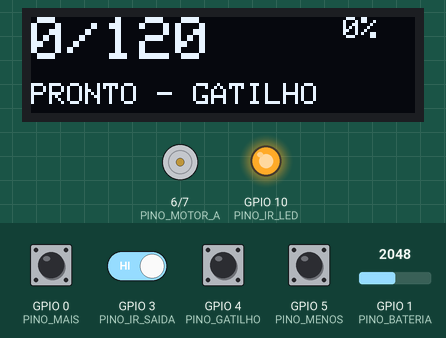
Bench run of a sketch on a simulated ESP32-C3. Parts: 128×32 one-colour display, motor-driver pin pairs drawn as motors (green arrow = first pin HIGH = forward, orange = second pin HIGH = backward, longer = more drive), output pins drawn as LEDs (lit = HIGH). Inputs (shaded band) come from the test bench; at power-on: GPIO 0 (PINO_MAIS), GPIO 3 (PINO_IR_SAIDA), GPIO 4 (PINO_GATILHO), GPIO 5 (PINO_MENOS) HIGH, GPIO 1 (PINO_BATERIA) = 2048. EEPROM starts erased.

Above: at 2.3 s.
2.4 s: GPIO 4 (PINO_GATILHO) pulled LOW for 0.15 s
At 2.57 s:
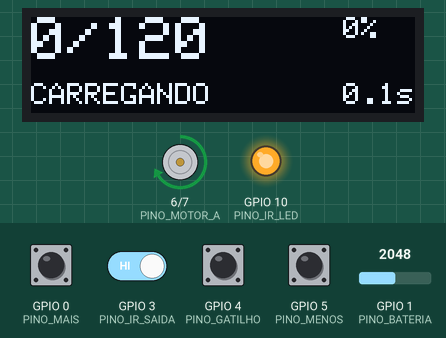
3.1 s: GPIO 4 (PINO_GATILHO) pulled LOW for 1 s
At 3.7 s:
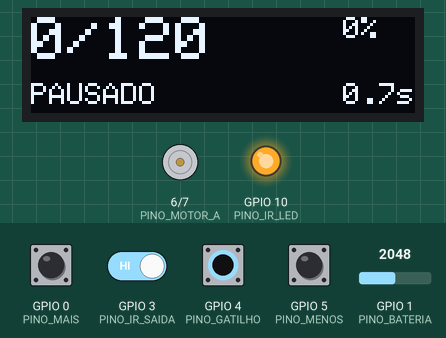
5.6 s: GPIO 1 (PINO_BATERIA) set to 660
7.1 s: GPIO 1 (PINO_BATERIA) set to 576
At 7.5 s:
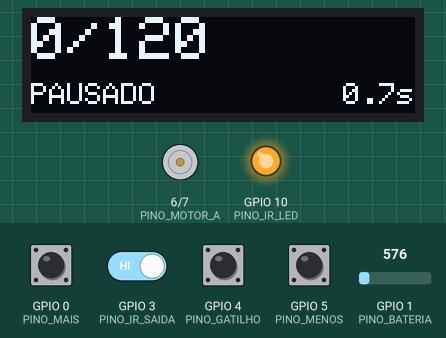
8.6 s: GPIO 0 (PINO_MAIS) pulled LOW for 0.15 s
At 9.5 s:
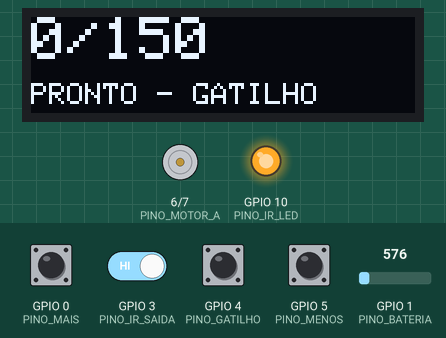
10.3 s: GPIO 4 (PINO_GATILHO) pulled LOW for 0.15 s
At 17.3 s:
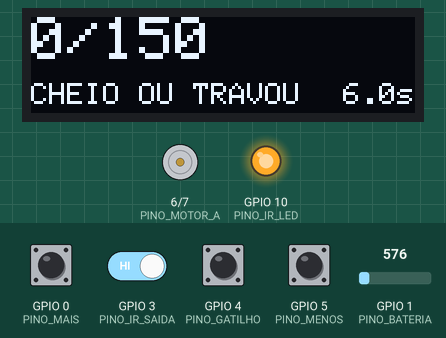
Timing chart, 0 to 17.8 s (numbered marks = the images above; inputs shaded):
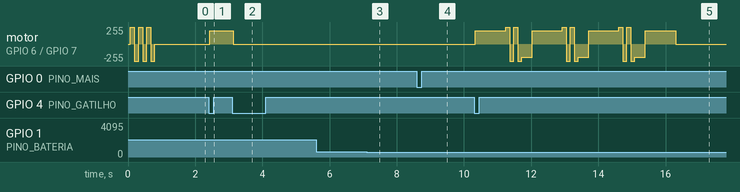

The sketch:

SPEEDLOADER.ino
```cpp
/*
  ==========================================================
   SPEEDLOADER ELÉTRICO - BLACK BIRD | PROJETO 07
  ==========================================================
   Placa: ESP32-C3 SuperMini, programada pela IDE do Arduino
          (Ferramentas > Placa > "ESP32C3 Dev Module", USB CDC On Boot = Enabled)

   O que faz:
   - Gatilho (botão arcade): carrega o carregador até a quantidade
     escolhida e para sozinho. Apertar de novo pausa/continua.
   - Botões - e +: escolhem a quantidade (30, 50, 120, 150, 300 ou
     CONTÍNUO, que carrega enquanto o gatilho estiver apertado).
   - Um sensor infravermelho no tubo conta cada BB que passa.
   - Força total no fim: quando o carregador está quase cheio, a mola
     dele empurra de volta; nos últimos 20% o motor vai a 100%.
   - BB parou de passar: primeiro AGITA a roda (vai e volta curto),
     depois dá ré para destravar e tenta de novo. Depois de 3
     tentativas para e avisa "CHEIO OU TRAVOU".
   - Ao ligar: a roda "chacoalha" algumas vezes para soltar BBs que
     ficaram presas no armazenamento. Ligue segurando "-" para chacoalhar
     enquanto segurar (anti-travamento estendido).
   - Partida rápida: com ele desligado (dormindo), segure o gatilho:
     ele acorda e já começa a carregar a última quantidade usada.
   - Contínuo: soltar e apertar de novo continua a mesma contagem;
     a contagem zera sozinha depois de 1 min parado.
   - Tela de carga: BBs, BB/s e tempo. Contador total de BBs carregadas
     aparece ao ligar (fica salvo).
   - Segurar - e + juntos: ré manual enquanto segurar.
   - Desliga a tela e dorme depois de 3 min parado; o gatilho acorda.

   Várias ideias vêm do Nano Speedloader (ProtoForge): chacoalhar ao ligar,
   partida pelo gatilho, contagem que zera após 1 min, contador total e
   força maior com o carregador quase cheio.

   Bibliotecas: "Adafruit SSD1306" e "Adafruit GFX Library".
  ==========================================================
*/

#include <Wire.h>
#include <Preferences.h>
#include <Adafruit_GFX.h>
#include <Adafruit_SSD1306.h>
#include "esp_sleep.h"

// ================= CONFIGURAÇÃO =================
// Pinos
const uint8_t PINO_MOTOR_A  = 6;    // L9110S A-1A
const uint8_t PINO_MOTOR_B  = 7;    // L9110S A-1B
const uint8_t PINO_IR_SAIDA = 3;    // saída do LM393 (sensor do tubo)
const uint8_t PINO_IR_LED   = 10;   // LED infravermelho (via resistor de 100 Ω)
const uint8_t PINO_GATILHO  = 4;    // botão arcade -> GND
const uint8_t PINO_MENOS    = 5;    // botão 6x6 -> GND
const uint8_t PINO_MAIS     = 0;    // botão 6x6 -> GND
const uint8_t PINO_BATERIA  = 1;    // divisor 100k/100k da bateria (opcional)
const uint8_t PINO_SDA = 8, PINO_SCL = 9;

// Motor
const bool     INVERTER_MOTOR = false; // a roda gira e as BBs não descem? troque para true
const uint8_t  VELOCIDADE   = 200;  // 0-255 durante a carga (abaixe se as BBs pularem)
const uint8_t  FORCA_FINAL  = 255;  // nos últimos 20% da quantidade (mola do carregador)
const uint16_t TRAVA_MS     = 900;  // sem BB por esse tempo com o motor girando = travou
const uint16_t AGITA_MS     = 120;  // cada meia-volta da agitação
const uint16_t RE_MS        = 300;  // tempo de ré para destravar
const uint8_t  TENTATIVAS   = 3;    // tentativas antes de desistir

// Sensor: nível da saída do LM393 quando a BB corta o feixe.
// Se a contagem não funcionar, troque LOW por HIGH.
const uint8_t IR_NIVEL_BB = LOW;
const uint16_t IR_INTERVALO_MIN_MS = 15;   // ignora repiques menores que isso

// Quantidades (0 = contínuo)
const uint16_t QUANTIDADES[] = {30, 50, 120, 150, 300, 0};
const uint8_t  N_QTD = sizeof(QUANTIDADES) / sizeof(QUANTIDADES[0]);

const uint32_t ZERA_CONTAGEM_MS = 60000;    // contagem zera depois de 1 min parado
const uint32_t DORMIR_MS = 180000;          // 3 min parado

// ================= PROGRAMA =================
Adafruit_SSD1306 tela(128, 32, &Wire, -1);
Preferences prefs;

volatile uint32_t contagem = 0;
volatile uint32_t ultimaBB = 0;

uint8_t idxQtd = 2;                 // começa em 120 (mid-cap M4)
enum Estado { PRONTO, CARREGANDO, PAUSADO, AGITANDO, RE, CHEIO, MANUAL_RE };
Estado estado = PRONTO;
uint8_t tentativas = 0;
uint32_t tFase = 0, tUltimaAtividade = 0, tDesenho = 0;
uint32_t tInicioCarga = 0, msCarregando = 0, tFimCarga = 0;
uint32_t totalGeral = 0;            // BBs carregadas na vida do aparelho (salvo)
uint32_t contagemSalva = 0;         // parte da contagem que já entrou no total

// ---------------- sensor (interrupção) ----------------
void IRAM_ATTR aoMudarIR() {
  if (digitalRead(PINO_IR_SAIDA) != IR_NIVEL_BB) return;
  uint32_t agora = millis();
  if (agora - ultimaBB < IR_INTERVALO_MIN_MS) return;
  ultimaBB = agora;
  contagem++;
}

// ---------------- motor ----------------
uint16_t alvo() { return QUANTIDADES[idxQtd]; }

void motor(int velocidade) {          // + = carrega, - = ré, 0 = para
  if (INVERTER_MOTOR) velocidade = -velocidade;
  if (velocidade > 0)      { analogWrite(PINO_MOTOR_A, velocidade); digitalWrite(PINO_MOTOR_B, LOW); }
  else if (velocidade < 0) { digitalWrite(PINO_MOTOR_A, LOW); analogWrite(PINO_MOTOR_B, -velocidade); }
  else { analogWrite(PINO_MOTOR_A, 0); analogWrite(PINO_MOTOR_B, 0); digitalWrite(PINO_MOTOR_A, LOW); digitalWrite(PINO_MOTOR_B, LOW); }
}
uint8_t forcaAgora() {                // força total nos últimos 20% (mola do carregador empurra de volta)
  if (alvo() && contagem * 5 >= (uint32_t)alvo() * 4) return FORCA_FINAL;
  return VELOCIDADE;
}
void motorFrente() { motor(forcaAgora()); }
void motorParar()  { motor(0); }

void chacoalhar(uint8_t vezes) {      // vai e volta curto para soltar BBs emboladas
  for (uint8_t i = 0; i < vezes; i++) { motor(255); delay(AGITA_MS); motor(-255); delay(AGITA_MS); }
  motorParar();
}

// ---------------- botões (com filtro) ----------------
struct Botao { uint8_t pino; bool estavel, bruto; uint32_t tMudou, tApertou; };
Botao bGat = {PINO_GATILHO}, bMenos = {PINO_MENOS}, bMais = {PINO_MAIS};

// devolve 1 quando apertou, -1 quando soltou, 0 sem mudança
int lerBotao(Botao &b) {
  bool v = digitalRead(b.pino) == LOW;
  uint32_t agora = millis();
  if (v != b.bruto) { b.bruto = v; b.tMudou = agora; }
  if (agora - b.tMudou > 25 && v != b.estavel) {
    b.estavel = v;
    if (v) { b.tApertou = agora; return 1; }
    return -1;
  }
  return 0;
}

int bateriaPct() {
  uint32_t mv = analogReadMilliVolts(PINO_BATERIA) * 2;
  if (mv < 1000) return -1;                     // divisor não instalado
  return constrain(map(mv, 3300, 4150, 0, 100), 0, 100);
}

// soma no contador total o que foi carregado desde a última vez
void salvarTotal() {
  if (contagem > contagemSalva) { totalGeral += contagem - contagemSalva; contagemSalva = contagem; prefs.putUInt("total", totalGeral); }
}
void zerarContagem() { salvarTotal(); contagem = 0; contagemSalva = 0; msCarregando = 0; }

void comecar() {
  uint32_t agora = millis();
  if (alvo() == 0) { if (agora - tFimCarga > ZERA_CONTAGEM_MS) zerarContagem(); }   // contínuo: continua a contagem
  else if (estado == PRONTO || estado == CHEIO) zerarContagem();                      // quantidade: carregador novo
  tentativas = 0;
  ultimaBB = agora;
  tInicioCarga = agora;
  estado = CARREGANDO;
  prefs.putUChar("qtd", idxQtd);               // partida rápida usa a última quantidade
  motorFrente();
}
void parar(Estado novo) {
  motorParar();
  if (estado == CARREGANDO || estado == AGITANDO || estado == RE) { msCarregando += millis() - tInicioCarga; tFimCarga = millis(); }
  estado = novo;
  salvarTotal();
}

void desenhar() {
  char buf[24];
  tela.clearDisplay();
  tela.setTextColor(SSD1306_WHITE);
  bool carregando = (estado == CARREGANDO || estado == AGITANDO || estado == RE);
  uint32_t ms = msCarregando + (carregando ? millis() - tInicioCarga : 0);
  // linha de cima: quantidade
  tela.setTextSize(2);
  tela.setCursor(0, 0);
  if (alvo()) snprintf(buf, sizeof(buf), "%lu/%u", (unsigned long)contagem, alvo());
  else snprintf(buf, sizeof(buf), "%lu", (unsigned long)contagem);
  tela.print(buf);
  tela.setTextSize(1);
  // canto direito: bateria (parado) ou BB/s (carregando)
  if (carregando && ms > 500) { tela.setCursor(92, 0); tela.print(contagem * 1000.0 / ms, 1); tela.setCursor(104, 9); tela.print("/s"); }
  else { int b = bateriaPct(); if (b >= 0) { tela.setCursor(104, 0); tela.print(b); tela.print('%'); } }
  // linha de baixo: estado + tempo
  tela.setCursor(0, 22);
  switch (estado) {
    case PRONTO:     tela.print(alvo() ? "PRONTO - GATILHO" : "CONTINUO: SEGURE"); break;
    case CARREGANDO: tela.print("CARREGANDO"); break;
    case PAUSADO:    tela.print("PAUSADO"); break;
    case AGITANDO:   tela.print("AGITANDO"); break;
    case RE:         tela.print("DESTRAVANDO"); break;
    case CHEIO:      tela.print("CHEIO OU TRAVOU"); break;
    case MANUAL_RE:  tela.print("RE MANUAL"); break;
  }
  if (ms && estado != PRONTO) { snprintf(buf, sizeof(buf), "%.1fs", ms / 1000.0); tela.setCursor(128 - 6 * strlen(buf), 22); tela.print(buf); }
  tela.display();
}

void dormir() {
  motorParar();
  salvarTotal();
  digitalWrite(PINO_IR_LED, LOW);
  tela.ssd1306_command(SSD1306_DISPLAYOFF);
  esp_deep_sleep_enable_gpio_wakeup(1ULL << PINO_GATILHO, ESP_GPIO_WAKEUP_GPIO_LOW);
  esp_deep_sleep_start();
}

void setup() {
  pinMode(PINO_MOTOR_A, OUTPUT); pinMode(PINO_MOTOR_B, OUTPUT); motorParar();
  pinMode(PINO_IR_LED, OUTPUT);  digitalWrite(PINO_IR_LED, HIGH);
  pinMode(PINO_IR_SAIDA, INPUT_PULLUP);
  pinMode(PINO_GATILHO, INPUT_PULLUP); pinMode(PINO_MENOS, INPUT_PULLUP); pinMode(PINO_MAIS, INPUT_PULLUP);
  attachInterrupt(digitalPinToInterrupt(PINO_IR_SAIDA), aoMudarIR, CHANGE);

  prefs.begin("speedloader", false);
  idxQtd = prefs.getUChar("qtd", 2);
  if (idxQtd >= N_QTD) idxQtd = 2;
  totalGeral = prefs.getUInt("total", 0);

  Wire.begin(PINO_SDA, PINO_SCL);
  tela.begin(SSD1306_SWITCHCAPVCC, 0x3C);
  tela.setTextColor(SSD1306_WHITE);

  // PARTIDA RÁPIDA: acordou pelo gatilho e ele continua apertado -> já carrega
  bool acordouPeloGatilho = esp_sleep_get_wakeup_cause() == ESP_SLEEP_WAKEUP_GPIO;
  delay(30);
  if (acordouPeloGatilho && digitalRead(PINO_GATILHO) == LOW) {
    bGat.estavel = bGat.bruto = true;             // o "soltar" do gatilho será tratado normalmente
    tUltimaAtividade = millis();
    tFimCarga = 0;
    comecar();
    return;
  }

  // abertura: nome + contador total
  tela.clearDisplay(); tela.setTextSize(1);
  tela.setCursor(0, 0);  tela.print("BLACK BIRD SPEEDLOADER");
  tela.setCursor(0, 16); tela.print("TOTAL: "); tela.print(totalGeral); tela.print(" BBs");
  tela.display();

  // ANTI-TRAVAMENTO: chacoalha ao ligar; segurando "-" chacoalha enquanto segurar
  chacoalhar(3);
  while (digitalRead(PINO_MENOS) == LOW) {
    tela.clearDisplay(); tela.setCursor(0, 12); tela.print("SOLTANDO BBs PRESAS"); tela.display();
    chacoalhar(1);
  }
  delay(400);
  tUltimaAtividade = millis();
}

void loop() {
  uint32_t agora = millis();
  int g = lerBotao(bGat), m = lerBotao(bMenos), p = lerBotao(bMais);
  bool ativo = (estado == CARREGANDO || estado == AGITANDO || estado == RE || estado == MANUAL_RE);
  if (g || m || p || bGat.estavel || bMenos.estavel || bMais.estavel || ativo) tUltimaAtividade = agora;

  // ré manual: - e + juntos
  if (bMenos.estavel && bMais.estavel) {
    if (estado != MANUAL_RE && agora - max(bMenos.tApertou, bMais.tApertou) > 300) { parar(MANUAL_RE); motor(-VELOCIDADE); }
  } else if (estado == MANUAL_RE) {
    parar(PRONTO);
  }

  // escolha da quantidade (só parado)
  if (estado == PRONTO || estado == CHEIO || estado == PAUSADO) {
    if (m == -1 && !bMais.estavel)  { idxQtd = (idxQtd + N_QTD - 1) % N_QTD; prefs.putUChar("qtd", idxQtd); zerarContagem(); estado = PRONTO; }
    if (p == -1 && !bMenos.estavel) { idxQtd = (idxQtd + 1) % N_QTD;         prefs.putUChar("qtd", idxQtd); zerarContagem(); estado = PRONTO; }
  }

  // gatilho
  if (alvo() == 0) {                                   // modo contínuo: carrega enquanto segura
    if (g == 1 && estado != MANUAL_RE) comecar();
    if (g == -1 && (estado == CARREGANDO || estado == AGITANDO || estado == RE)) parar(PRONTO);
  } else if (g == 1) {
    if (estado == CARREGANDO || estado == AGITANDO || estado == RE) parar(PAUSADO);
    else if (estado != MANUAL_RE) {
      if (estado == PAUSADO) { tentativas = 0; ultimaBB = agora; tInicioCarga = agora; estado = CARREGANDO; motorFrente(); }   // continua
      else comecar();
    }
  }

  // BB passando de novo depois de agitar/ré: zera as tentativas
  static uint32_t contagemAnterior = 0;
  if (contagem != contagemAnterior) { contagemAnterior = contagem; tentativas = 0; }

  // carregando: confere quantidade e travamento
  if (estado == CARREGANDO) {
    motorFrente();                                    // aplica a força final quando chega nos 20%
    if (alvo() && contagem >= alvo()) parar(PRONTO);
    else if (agora - ultimaBB > TRAVA_MS) {
      if (++tentativas > TENTATIVAS) parar(CHEIO);
      else { estado = AGITANDO; tFase = agora; }
    }
  } else if (estado == AGITANDO) {                    // 1º agita (vai e volta), depois dá ré
    uint32_t t = agora - tFase;
    if (t < 4 * AGITA_MS) motor(((t / AGITA_MS) % 2) ? -255 : 255);
    else { motor(-forcaAgora()); estado = RE; tFase = agora; }
  } else if (estado == RE && agora - tFase > RE_MS) {
    ultimaBB = agora;                                 // dá um tempo novo depois da ré
    estado = CARREGANDO; motorFrente();
  }

  // contagem zera sozinha depois de 1 min parado
  if ((estado == PRONTO || estado == CHEIO || estado == PAUSADO) && contagem && tFimCarga && agora - tFimCarga > ZERA_CONTAGEM_MS) {
    zerarContagem(); estado = PRONTO; tFimCarga = 0;
  }

  if (agora - tDesenho > 100) { tDesenho = agora; desenhar(); }
  if (agora - tUltimaAtividade > DORMIR_MS) dormir();
}
```

Measured:
- the behaviour switches between 621 and 620 on GPIO 1 (PINO_BATERIA) (found by bisection; images 2 and 3)
- after the input at 2.4 s, motor on GPIO 6 (PINO_MOTOR_A) / GPIO 7 (PINO_MOTOR_B): stopped → forward 200/255 at once; the display: changes after 0.13 s (image 1)
- after the input at 3.1 s, the display: first differs from a run without the input after 0.13 s (image 2)
- after the input at 5.6 s, every drawn part: stays the same
- after the input at 7.1 s, the display: changes after 0.09 s (image 3)
- after the input at 8.6 s, the display: changes after 0.21 s (image 4)
- after the input at 10.3 s, motor on GPIO 6 (PINO_MOTOR_A) / GPIO 7 (PINO_MOTOR_B): stopped → forward 200/255 at once, then repeats every 1.7 s: 2 × (forward 255/255 0.12 s, backward 255/255 0.12 s), backward 200/255 0.30 s, forward 200/255 0.90 s; the display: first changes after 0.13 s (image 5 shows a later state)
